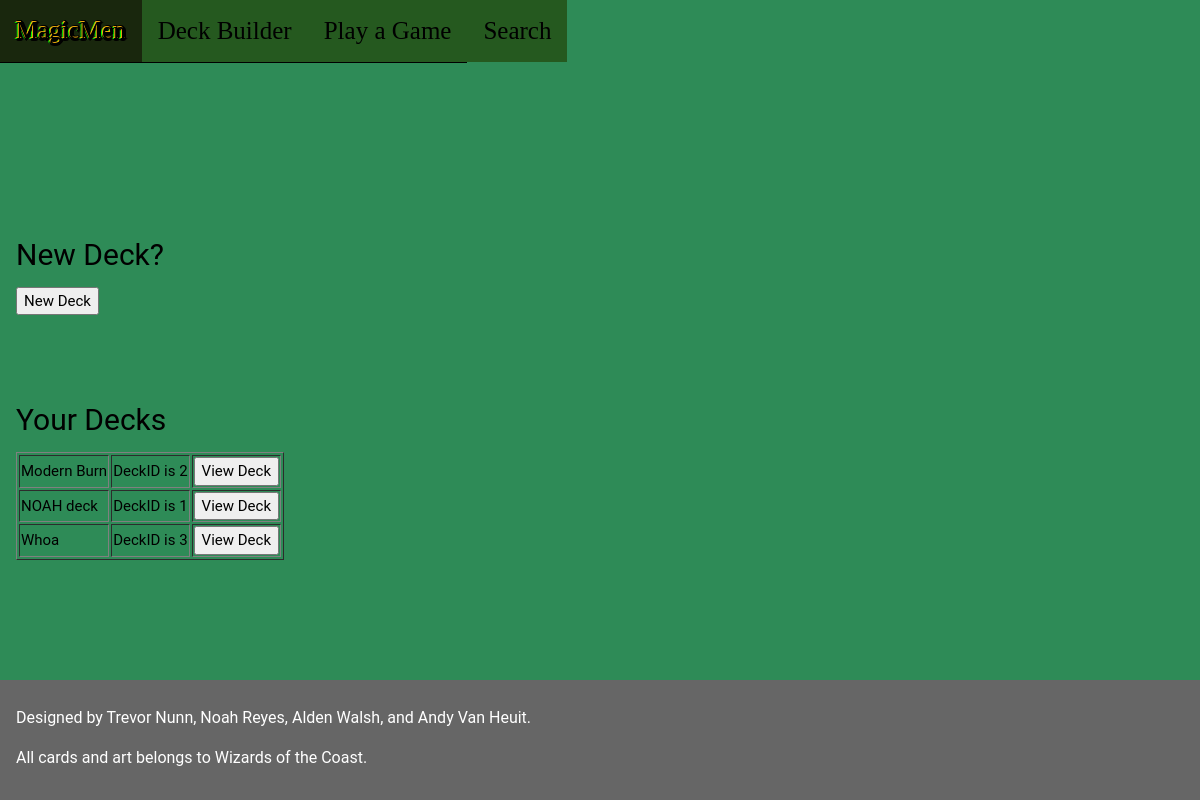
The page /deckBuilder.php on the database as committed earlier.
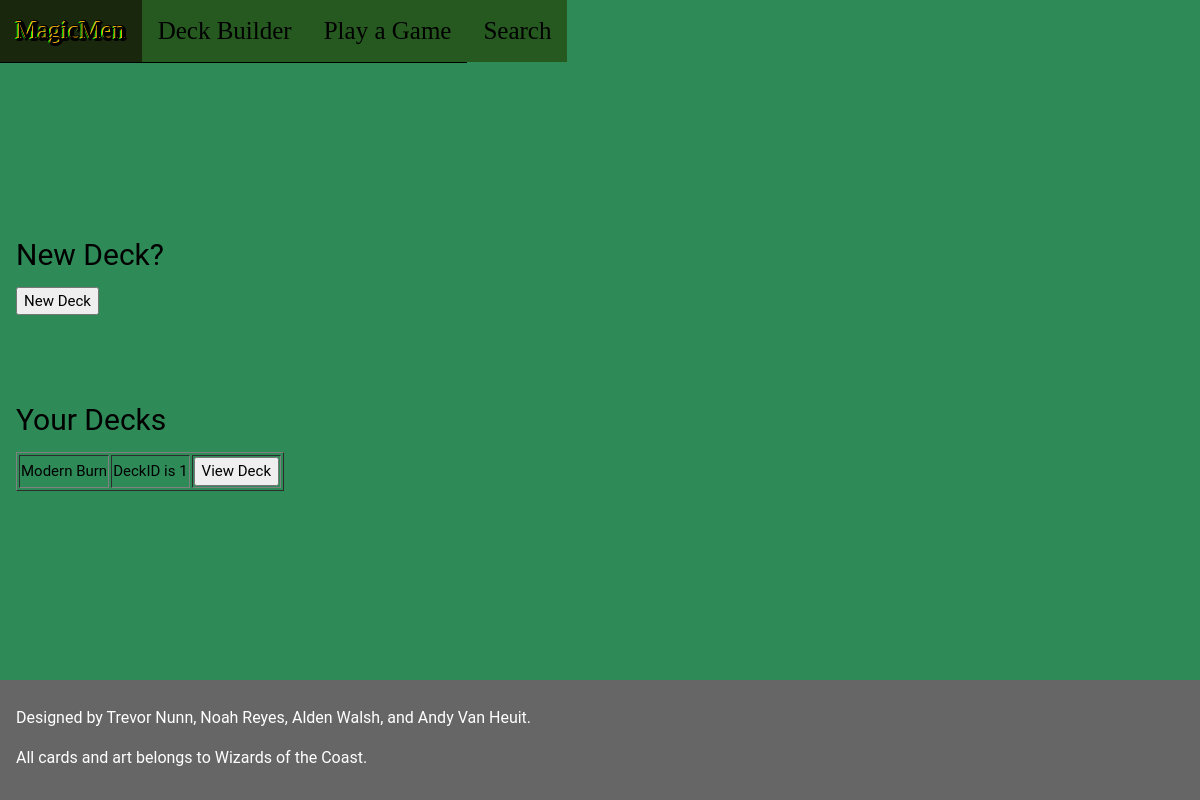
The same page on the database as committed later.
### tables this page shows
CREATE TABLE DeckInfo (
  deckID integer unique not null,
  playerID integer,
  deckName text,
  deckSize integer,
  primary key (deckID, playerID),
  foreign key (playerID) references Players(playerID)
    on update cascade
    on delete cascade
);

### deckBuilder.php (the view, shortened to what this page needs)
<!DOCTYPE html>
<html>
<link rel="stylesheet" href="normal.css">
<body style="background-image:url('deckbuilderbackground.jpg')">
  <div class="w3-top">
    <ul class="w3-navbar w3-theme w3-top w3-left-align w3-large">
      <li><a href="indexLoggedIn.html"><div id="header">MagicMen</div></a></li>
      <div>
        <li><a href="deckBuilder.php"><div id="navbar">Deck Builder</div></a></li>
        <li><a href="playgame.php"><div id="navbar">Play a Game</div></a></li>
        <li><a href="search.html"><div id="navbar">Search</div></a></li>
      </div>
    </ul>
  </div>
<br><br><br><br><br><br><br>
  <div id="textbox">
    <div class="w3-row w3-padding-64">
      <div class="w3-twothird w3-container">
        <h2>New Deck?</h2>
        <a href="newDeck.php"><button>New Deck</button></a>
      </div>
    </div>
    <div class="w3-row w3-padding-8">
      <div class="w3-twothird w3-container">
        <h2>Your Decks</h2>
          <?php
          try
          {
            $db = new PDO('sqlite:./database/mtgcard.db');
            $db->setAttribute(PDO::ATTR_ERRMODE, PDO::ERRMODE_EXCEPTION);
            $result = $db->query("SELECT deckID, deckName FROM DeckInfo ORDER BY deckName;");
            echo '<table border="1">';
            foreach($result as $tuple)
            {
              echo '<tr><td>';
              echo "$tuple[deckName]";
              echo '</td><td>';
              echo "DeckID is $tuple[deckID]";
              echo '</td><td>';
              echo '<form action="deckViewer.php" method="POST">';
              echo '<input type="submit" value="View Deck"></form>';
              echo '</td></tr>';
            }
            echo '</table>';
          }
          catch(PDOException $e)
          {
            die('Exception : '.$e->getMessage());
          }
          ?>
        </div>
      </div>
    </div>
<footer id="myFooter">
  <div id="footer" class="w3-container w3-theme-l2 w3-padding-16">
    <h6>Designed by Trevor Nunn, Noah Reyes, Alden Walsh, and Andy Van Heuit.
      <p>
        All cards and art belongs to Wizards of the Coast.
      </h6>
    </div>
  </footer>
</body>
</html>

### deckBuilder.php (style rules this page uses)
html,body,h1,h2,h3,h4,h5,h6 { font-family: "Roboto", sans-serif }
.w3-navbar li a { padding-top: 12px; padding-bottom: 12px; }

Rows that differ between the two databases and show on the page:
removed deckinfo: deckName "NOAH deck", deckID "1"
removed deckinfo: deckName "Whoa", deckID "3"
changed deckinfo "Modern Burn": deckID "2" → "1"
